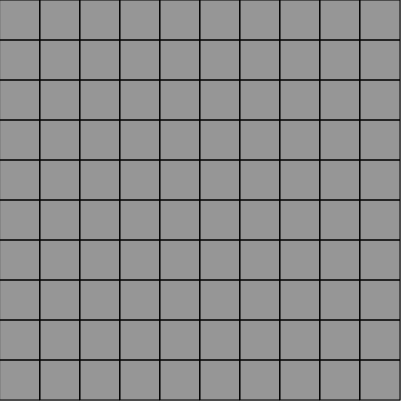
Frame 1 (no input)
Frame 60 (no input): identical to frame 1, image omitted
Frame 120 (the mouse pressed at the canvas centre since frame 60): identical to frame 1, image omitted

The p5.js sketch that drew this single still picture (run headless with seeded random() and noise() and a simulated clock; from frame 60 on, the mouse is pressed at the canvas centre):

// p5.js sketch
// ── sketch.js
let grid;
let nCols;
let nRows;
let cellSize = 40;
let totalMines = 20;

function setup() {
  createCanvas(401, 401);
  createP('MINESWEEPER');
  // creating nested array for the grid and populating with cells
  nCols = floor(width / cellSize);
  nRows = floor(height / cellSize);
  grid = create2DArray(nCols, nRows);
  for (let i = 0; i < nCols; i++) {
    for (let j = 0; j < nRows; j++) {
      grid[i][j] = new Cell(i, j, cellSize);
    }
  }
  // pick totalMines cellSize
  let options = [];
  for ( let i =0; i<nCols; i++){
    for ( let j =0; j<nRows; j++){
      options.push([i,j]);
    }
  }
  for (let n = 0; n < totalMines; n++) {
    let index = floor(random(options.length));
    let choice = options[index];
    // removing the randomly chosen mine cell out of possible
    // future mine cell options
    let i = choice[0];
    let j = choice[1];
    options.splice(index,1);
    grid[i][j].mine = true;
  }

  for (let i = 0; i < nCols; i++) {
    for (let j = 0; j < nRows; j++) {
      grid[i][j].countMines();
    }
  }
}

// handles different reveals on mousePressed
function mousePressed() {
  for (let i = 0; i < nCols; i++) {
    for (let j = 0; j < nRows; j++) {
      if (grid[i][j].contains(mouseX, mouseY)) {
        grid[i][j].reveal();
        if(grid[i][j].mine){
          gameOver();
        }
      }
    }
  }
}

function gameOver (){
  for (let i = 0; i < nCols; i++) {
    for (let j = 0; j < nRows; j++) {
      grid[i][j].revealed = true;
    }
  }
  createP('YOU LOST! REFRESH TO PLAY AGAIN');
}

function draw() {
  background(150);
  for (let i = 0; i < nCols; i++) {
    for (let j = 0; j < nRows; j++) {
      grid[i][j].show();
    }
  }
}

function create2DArray(nCols, nRows) {
  let array = new Array(nCols);
  for (let i = 0; i < array.length; i++) {
    array[i] = new Array(nRows);
  }
  return array;
}

// ── cell.js
// mine = true || false
// x,y, w,h
// revealed = true || false

function Cell(i, j, size) {
  this.i = i;
  this.j = j;
  this.x = i * size;
  this.y = j * size;
  this.size = size;
  this.neighborCount = 0;
  this.mine = false;
  this.revealed = false;
}

Cell.prototype.show = function() {
  stroke(0);
  noFill();
  rect(this.x, this.y, this.size, this.size);
  if (this.revealed) {
    if (this.mine) {
      fill(50);
      rect(this.x, this.y, this.size, this.size);
      fill(255, 0, 0);
      ellipse(this.x + this.size * 0.5, this.y + this.size * 0.5, this.size * 0.5);
    } else {
      fill(0, 200, 255);
      rect(this.x, this.y, this.size, this.size);
      if (this.neighborCount > 0) {
        textAlign(CENTER);
        fill(0);
        textSize(20);
        text(this.neighborCount, this.x + this.size * 0.5, this.y + this.size - 12);
      }
    }
  }
}

// checking neighbors for mines
Cell.prototype.countMines = function() {
  if (this.mine) {
    this.neighborCount = -1;
    return;
  }
  // checking neighbors for mines, there is no need to exclude itself
  // because of the first if statement
  let count = 0;
  for (let xoff = -1; xoff <= 1; xoff++) {
    for (let yoff = -1; yoff <= 1; yoff++) {
      let i = this.i + xoff;
      let j = this.j + yoff;
      if (i > -1 && i < nCols && j > -1 && j < nRows) {
        let neighbor = grid[i][j];
        if (neighbor.mine) {
          count++;
        }
      }
    }
  }
  this.neighborCount = count;
}

// checking mouse XY
Cell.prototype.contains = function(x, y) {
  return (x > this.x && x < this.x + this.size && y > this.y && y < this.y + this.size);
}

Cell.prototype.reveal = function() {
  this.revealed = true;
  if (this.neighborCount == 0) {
    this.floodFill();
  }
}

// flood fill algorithm?
Cell.prototype.floodFill = function() {
  for (let xoff = -1; xoff <= 1; xoff++) {
    for (let yoff = -1; yoff <= 1; yoff++) {
      let i = this.i + xoff;
      let j = this.j + yoff;
      if (i > -1 && i < nCols && j > -1 && j < nRows) {
        let neighbor = grid[i][j];
        if (!neighbor.mine && !neighbor.revealed) {
          neighbor.reveal();
        }
      }
    }
  }
}
